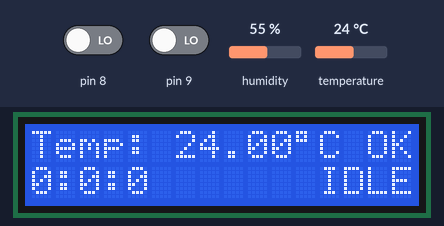
Bench run of a sketch on a simulated Arduino Uno, built with avr-gcc and run on an emulated ATmega328P. On the bench: 16×2 character LCD. The inputs (shaded band) are chosen by the test bench; at power-on: pin 9 LOW, pin 8 LOW, temperature 24 °C, humidity 55 %. The local clock reads 2024-03-15 10:24:30 at power-on unless the sketch sets it; storage starts empty.

Above: at 1.8 s.
1.9 s: pin 9 driven HIGH
At 3.6 s:
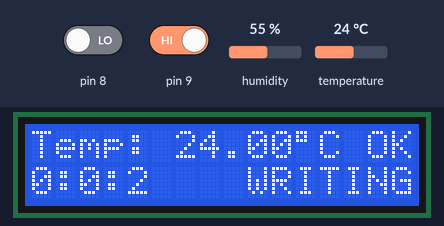
8.0 s: pin 8 driven HIGH
At 10.9 s:
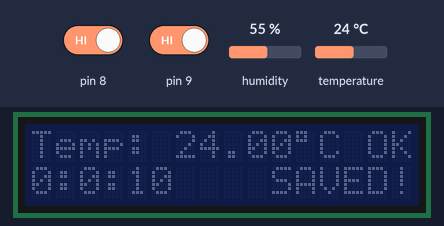
14.1 s: pin 9 driven LOW
At 16.6 s:
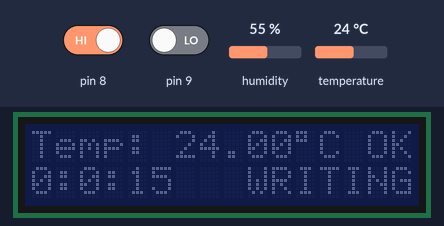
20.2 s: temperature set to 12 °C
At 23.0 s:
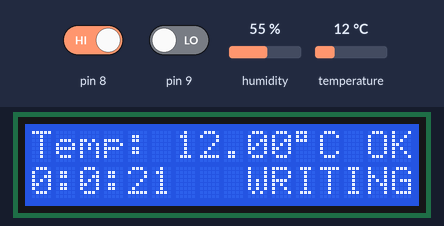
25.1 s: temperature set to 19 °C
At 26.5 s:
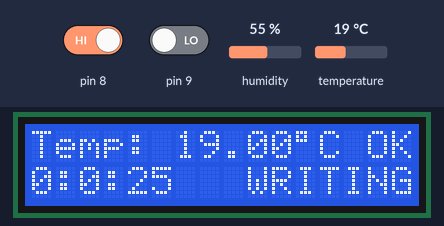
29.4 s: pin 8 driven LOW
At 31.1 s:
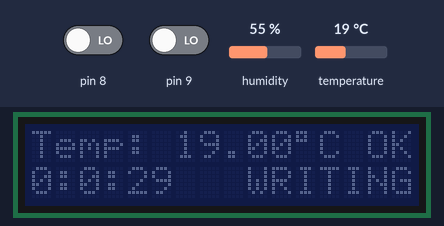
Timing chart, 0 to 32.6 s (numbered marks = the images above; inputs shaded):
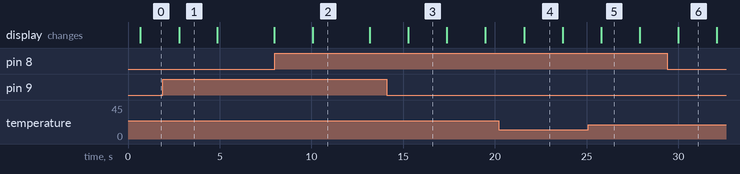

The sketch:

temp_lcd_sd_t.ino
```cpp
#include "virtuabotixRTC.h"
#include <LiquidCrystal_I2C.h>
#include <Wire.h>
#include "DHT.h"
#define DHTPIN 7
#define DHTTYPE DHT11
#include <SPI.h>
#include <SD.h>
File myFile;
LiquidCrystal_I2C lcd(0x27, 16, 2);  // I2C address 0x3F, 16 column and 2 rows
virtuabotixRTC myRTC(2, 3, 4); //The order here is DAT,CLK,RST. You can change this depending on the wiring
DHT dht(DHTPIN, DHTTYPE);

int light = 1;
int light_a;
int open_sd = 0;
int sd_c  = 0;
int sd_a;
char timeChar [8]; //number of digits for the format
uint8_t prevSeconds = 0; //

void setup()
{
  myRTC.setDS1302Time(00, 00, 00, 1, 1, 1, 2000);//
  pinMode(9, INPUT);
  pinMode(8, INPUT);
  dht.begin();     // initialize the sensor
  lcd.init();      // initialize the lcd
  lcd.backlight(); // open the backlight
  ////////////////////////////////////
  Serial.begin(9600);
  while (!Serial) {
                  ; // wait for serial port to connect. Needed for native USB port only
                  }
if (!SD.begin(10)) {
    lcd.setCursor(0, 0);
    lcd.print("Error No SD");
    delay(500);
    lcd.clear();
    }else
    {
    lcd.setCursor(0, 0);
    lcd.print("SD CONNECTED");
    delay(500);
    lcd.clear();
      }
}

void loop()
{
  light_a = digitalRead(8);
  sd_a    = digitalRead(9);
  lcd.clear();
    float tempC = dht.readTemperature(); // read temperature
  //lcd.clear();
 myRTC.updateTime();
 lcd.setCursor(0, 1);
 lcd.print(myRTC.hours);
 lcd.print(":");
 lcd.print(myRTC.minutes);
 lcd.print(":");
 lcd.print(myRTC.seconds);
 lcd.setCursor(12, 1);
 lcd.print("IDLE");
  if (isnan(tempC)) {
    lcd.setCursor(0, 0);
    lcd.print("Temp: ");
    lcd.print(tempC);
  } else {
    lcd.setCursor(0, 0);  // start to print at the first row
    lcd.print("Temp: ");
    lcd.print(tempC);     // print the temperature
    lcd.print((char)223); // print ° character
    lcd.print("C");
  }
  if(light_a == 1){
    if(light == 1){
    lcd.noBacklight();light = 0;
                      }else{
    lcd.backlight();light = 1;
                        }
    }

    if(SD.begin(10) == 1){
      lcd.setCursor(14, 0);
      lcd.print("OK");
      }else{lcd.setCursor(14, 0);
      lcd.print("NO");}


if(sd_a == 1){
  if(open_sd == 0){open_sd = 1;}else{
      open_sd = 0;
      sd_c = 0;
      lcd.setCursor(9, 1);
      lcd.print(" SAVED!");
      myFile.close();
      delay(1000);
    }
  }

    if(open_sd == 1 && SD.begin(10) == 1){
     if(sd_c == 0){sd_c = 1;
      myFile = SD.open("temp.txt", FILE_WRITE);
         if (myFile) {
         myFile.println("'time', 'Temp'");
         myFile.print("'");
         myFile.print(myRTC.hours);
         myFile.print(":");
         myFile.print(myRTC.minutes);
         myFile.print(":");
         myFile.print(myRTC.seconds);
         myFile.print("', ");
         myFile.println(tempC);
         lcd.setCursor(9, 1);
         lcd.print("WRITING");
                 }

      }else{
        if (myFile) {
         myFile.print("'");
         myFile.print(myRTC.hours);
         myFile.print(":");
         myFile.print(myRTC.minutes);
         myFile.print(":");
         myFile.print(myRTC.seconds);
         myFile.print("', ");
         myFile.println(tempC);
         lcd.setCursor(9, 1);
         lcd.print("WRITING");
        }
        }
                      }


  delay(2000); // wait a few seconds between measurements
}
```

Measured:
- after the input at 1.9 s, the display: changes after 0.88 s (image 1)
- after the input at 8.0 s, the display: changes after 2.1 s (image 2)
- after the input at 14.1 s, the display: changes after 1.2 s (image 3)
- what the display in image 1 shows lasts 2.1 s, from 2.8 s to 4.9 s
- what the display in image 2 shows lasts 3.1 s, from 10.1 s to 13.2 s
